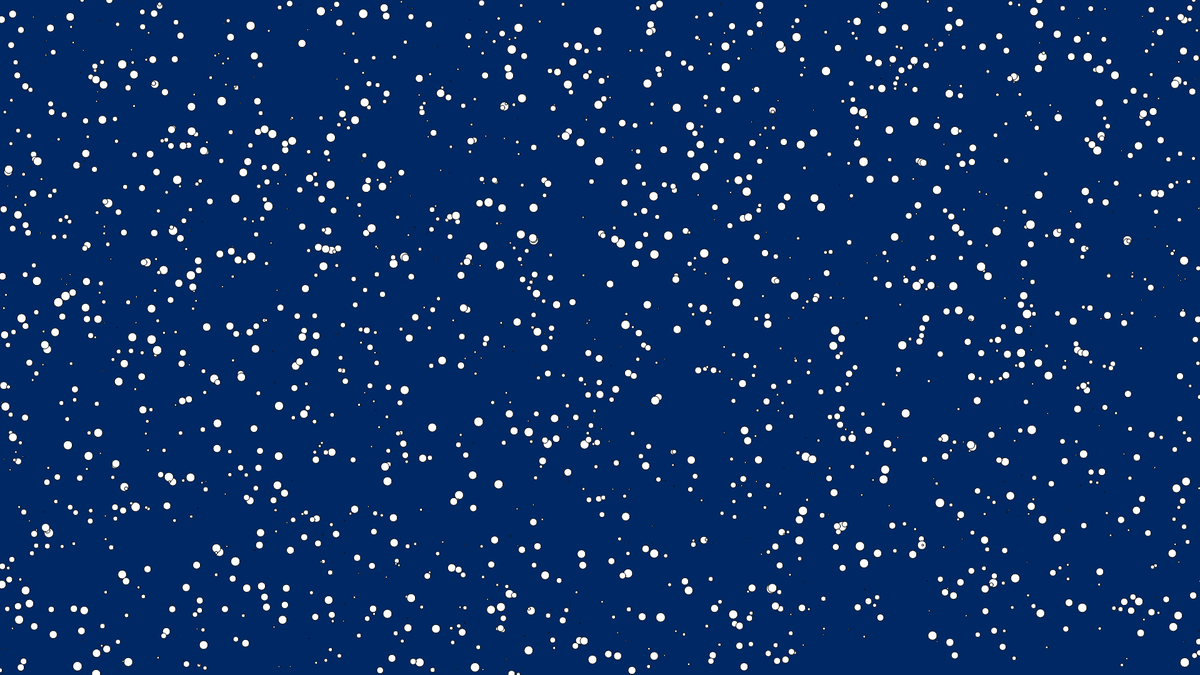
Frame 1 (no input)
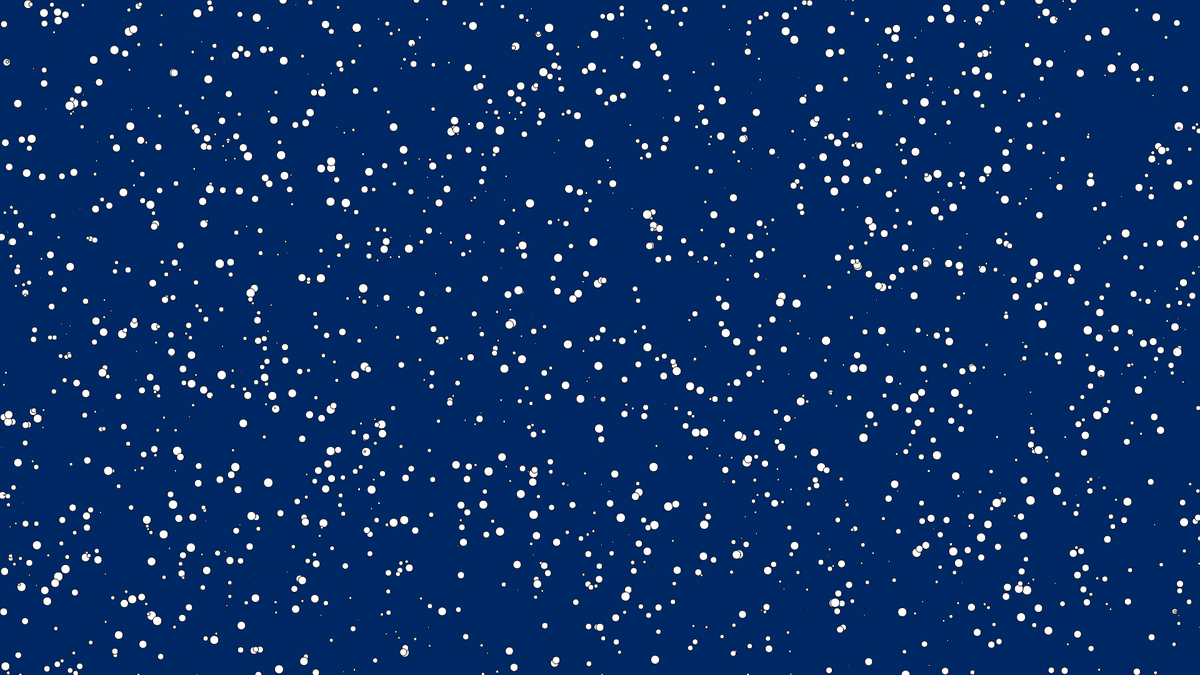
Frame 60 (no input)
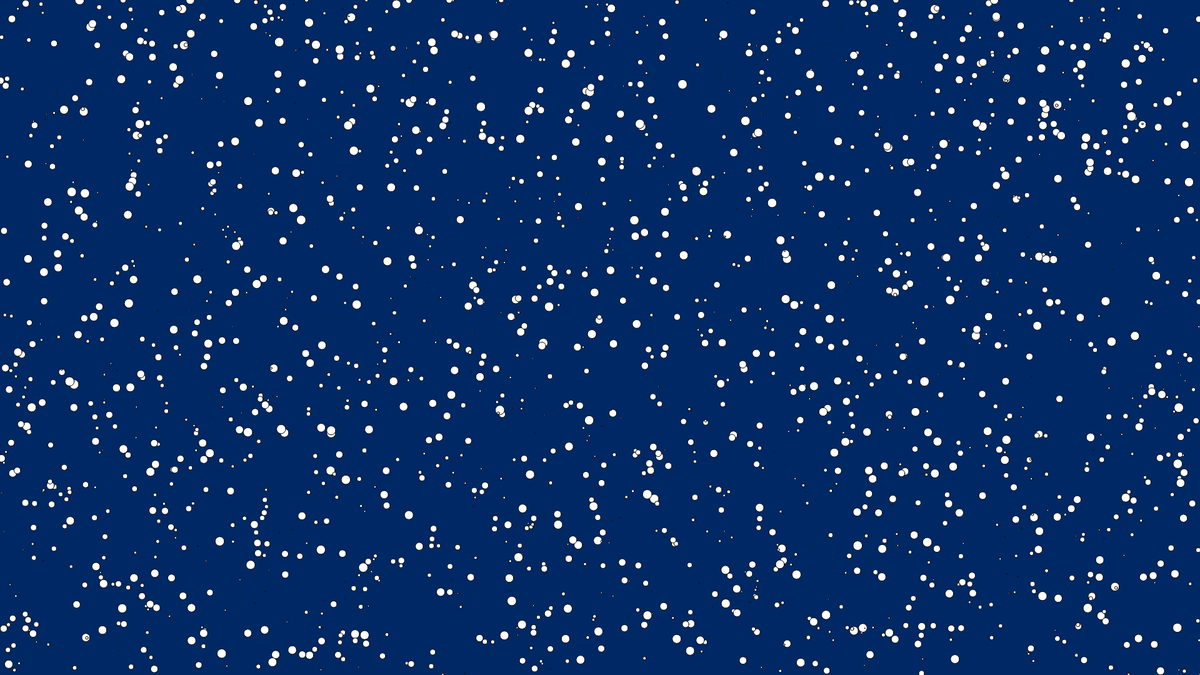
Frame 120 (the mouse pressed at the canvas centre since frame 60)

The p5.js sketch that drew these frames (run headless with seeded random() and noise() and a simulated clock; from frame 60 on, the mouse is pressed at the canvas centre):

// p5.js sketch
// ── sketch.js

let snowflakes = []
let numSnowflakes = 2000

function setup() {
  frameRate(60)
  createCanvas(1920, 1080);
  for (let i=0; i<numSnowflakes; i++) {
    snowflakes.push({x: random(0, width), y: random(0, height), d: random(1,15)})
  }
}  

function draw() {
  background(0, 40, 100);
  for (let i=0; i<numSnowflakes; i++) {
    let snowflake = snowflakes[i]
    snowflake.y += snowflake.d*0.5
    if (snowflake.y > height) {
      snowflake.y = 0
      snowflake.x = random(0, width)
    }
    circle(snowflake.x, snowflake.y, snowflake.d)

  }
}
